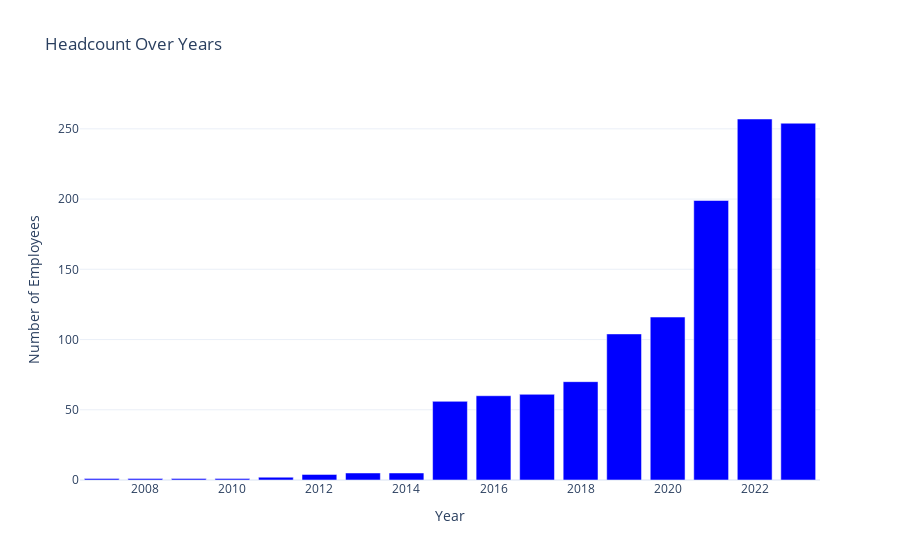

Here is the notebook cell this chart was saved with:
### Markdown cell above
# Headcount and Attrition analysis

### Code cell
# Headcount Analysis
years = range(df['Year of Start'].min(), df['Year of Start'].max() + 1)
headcount_over_years = {}
for year in years:
    count = df[(df['Year of Start'] <= year) & (df['Year of Termination'].isna() | (df['Year of Termination'] >= year))].shape[0]
    headcount_over_years[year] = count

# Plotting the Headcount Over Years with Plotly
fig_headcount = go.Figure(go.Bar(
    x=list(headcount_over_years.keys()),
    y=list(headcount_over_years.values()),
    marker_color='blue'
))
fig_headcount.update_layout(
    title='Headcount Over Years',
    xaxis_title='Year',
    yaxis_title='Number of Employees',
    template='plotly_white'
)
fig_headcount.show()

### Figure 1 — Plotly figure (JSON) as saved in the notebook; plotly's stock layout.template omitted (floating-point values rounded to 4 significant figures)
{"data": [{"marker": {"color": "blue"}, "type": "bar", "x": [2007, 2008, 2009, 2010, 2011, 2012, 2013, 2014, 2015, 2016, 2017, 2018, 2019, 2020, 2021, 2022, 2023], "y": [1, 1, 1, 1, 2, 4, 5, 5, 56, 60, 61, 70, 104, 116, 199, 257, 254]}], "layout": {"title": {"text": "Headcount Over Years"}, "xaxis": {"title": {"text": "Year"}}, "yaxis": {"title": {"text": "Number of Employees"}}}}
